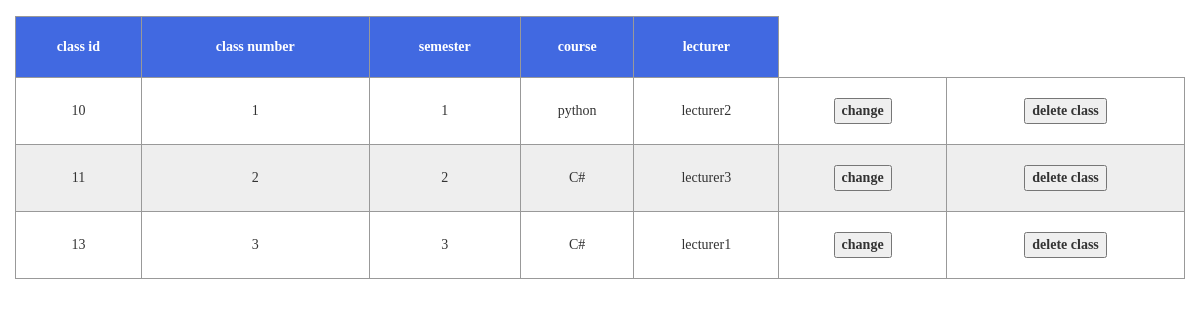
The page /select_class/ (signed in) on the database its author committed.
### WEB1/models.py (models this page shows)
class Class(models.Model):
    id = models.AutoField(primary_key=True)
    number = models.IntegerField()
    student = models.ManyToManyField("Student",related_name="student")
    course = models.ForeignKey("Course",on_delete=models.SET_NULL,null=True)
    lecturer = models.ForeignKey("Lecturer",on_delete=models.SET_NULL,null=True)
    semester = models.ForeignKey("Semester",on_delete=models.SET_NULL,null=True)

class Semester(models.Model):
    id = models.AutoField(primary_key=True)
    year = models.IntegerField()
    semester = models.CharField(max_length=33)
    course = models.ManyToManyField(Course)

class Course(models.Model):
    id = models.AutoField(primary_key=True)
    code = models.CharField(max_length=33)
    name = models.CharField(max_length=33)

class Lecturer(models.Model):
    staff_id = models.AutoField(primary_key=True)
    DOB = models.DateTimeField()
    user = models.OneToOneField(User,on_delete=models.SET_NULL,null=True)

### WEB1/view_set/Class_view.py (the view)
# urls.py: path('select_class/',Class_view.select_class,name='select_class'),
@login_required
@permission_required('WEB1.view_class',raise_exception=True)
def select_class(request):
    myclass = Class.objects.all()
    return render(request,'select_class.html',{'myclass':myclass})

### templates/select_class.html (shortened to what this page needs)
<!DOCTYPE html>
<html lang="en">
<head>
    <link rel="stylesheet" href="../static/css/bootstrap.css">
    <link rel="stylesheet" href="../static/css/animate.css">
    <link rel="stylesheet" href="../static/css/font-awesome.min.css">
    <link rel="stylesheet" href="../static/css/plugins/nprogress/nprogress.css">
    <link rel="stylesheet" href="../static/css/plugins/metisMenu/metisMenu.css">
    <link rel="stylesheet" href="../static/css/style.css">
</head>
<body class="">
    <ol class="breadcrumb">
    </ol>
    <div class="content">
        <div class="row">
            <div class="col-sm-12">
                <table>
                  <thead style="text-align: center">
                    <tr>
                        <th>class id</th>
                        <th>class number</th>
                        <th>semester</th>
                        <th>course</th>
                        <th>lecturer</th>
                    </tr>
                  </thead>
                    <tr>
                        {% for cla in myclass %}
                           <tr>
                               <td>{{ cla.id }}</td>
                               <td>{{ cla.number }}</td>
                               <td>{{ cla.semester.semester }}</td>
                               <td>{{ cla.course.name }}</td>
                               <td>{{ cla.lecturer.user.username }}</td>
                            <th><button onclick="window.location.href='{% url 'change_class' %}?cid={{ cla.id }}'">change</button></th>
                            <th><button onclick="deleteClass({{ cla.id }})">delete class</button></th>
                           </tr>
                        {% endfor %}
                    </tr>
                </table>
            </div>
        </div>
    </div>
</body>
</html>

### static/css/style.css (style rules this page uses)
html, body { height: 100%; overflow-x: hidden; font-family: Microsoft YaHei; }
body { margin: 0; }
.row { margin-right: 0; margin-left: 0; }
table { width: 100%; border-collapse: collapse; }
th,td { border: 1px solid #999; text-align: center; padding: 20px 0; }
table thead tr { background-color: #4169E1; color: #fff; }
table tbody tr:nth-child(odd) { background-color: #eee; }
.breadcrumb { background-color: #fff; margin-bottom: 0; }

### rows shown on the page
Class: id "10", number "1", semester.semester "1", course.name "python", lecturer.user.username "lecturer2"
Class: id "11", number "2", semester.semester "2", course.name "C#", lecturer.user.username "lecturer3"
Class: id "13", number "3", semester.semester "3", course.name "C#", lecturer.user.username "lecturer1"
